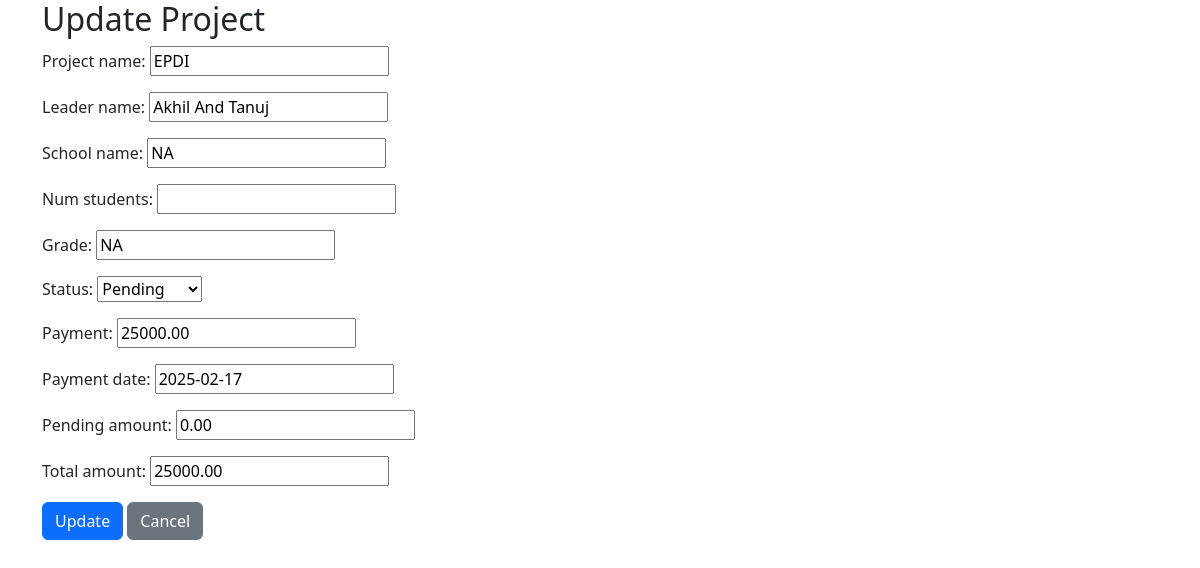
Page /projects/projects/update/3/ (signed in) on the committed database.
### projects/models.py (models this page shows, shortened)
class Project(models.Model):
    STATUS_CHOICES = [
        ('Pending', 'Pending'),
        ('Ongoing', 'Ongoing'),
        ('Completed', 'Completed'),
    ]
    project_name = models.CharField(max_length=255)
    leader_name = models.CharField(max_length=255)
    school_name = models.CharField(max_length=255,blank=True, null=True)
    num_students = models.PositiveIntegerField(blank=True, null=True)
    grade = models.CharField(max_length=20,blank=True, null=True)
    status = models.CharField(max_length=20, choices=STATUS_CHOICES, default='Pending')
    payment = models.DecimalField(max_digits=10, decimal_places=2,blank=True, null=True)
    payment_date = models.DateField(null=True, blank=True)
    pending_amount = models.DecimalField(max_digits=10, decimal_places=2,blank=True, null=True)
    total_amount = models.DecimalField(max_digits=10, decimal_places=2,blank=True, null=True)

### projects/views.py (the view)
# urls.py: path('projects/update/<int:pk>/', update_project, name='update_project'),
@login_required(login_url='login')
@user_passes_test(is_admin)
def update_project(request, pk):
    project = get_object_or_404(Project, pk=pk)
    if request.method == "POST":
        form = ProjectForm(request.POST, instance=project)
        if form.is_valid():
            form.save()
            return redirect('project_list')
    else:
        form = ProjectForm(instance=project)
    return render(request, 'projects/update_project.html', {'form': form})

### projects/forms.py
class ProjectForm(forms.ModelForm):
    class Meta:
        model = Project
        fields = '__all__'

### projects/views.py (called while the page is built)
def is_admin(user):
    return user.is_authenticated and user.is_staff

### projects/templates/projects/update_project.html (shortened to what this page needs)
{% extends 'base.html' %}
{% block content %}
<h2>Update Project</h2>
<form method="post">
    {{ form.as_p }}
    <button type="submit" class="btn btn-primary">Update</button>
    <a href="{% url 'project_list' %}" class="btn btn-secondary">Cancel</a>
</form>
{% endblock %}

### rows in the picture
Project: project_name "EPDI", leader_name "Akhil And Tanuj", school_name "NA", grade "NA", status "Pending", payment "25000.00", payment_date "2025-02-17", pending_amount "0.00", total_amount "25000.00"
